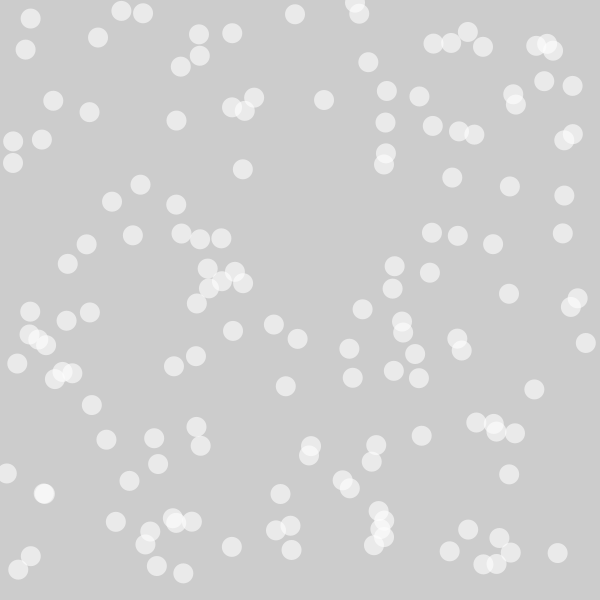
Frame 1 (no input)
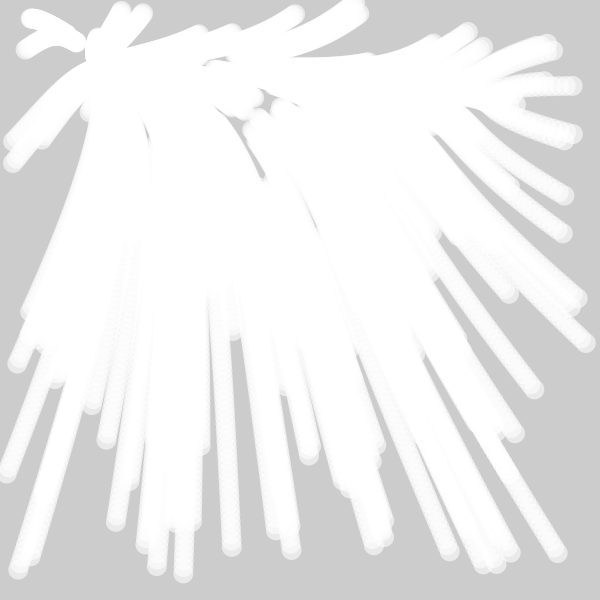
Frame 60 (the mouse pressed at the canvas centre just before this capture)
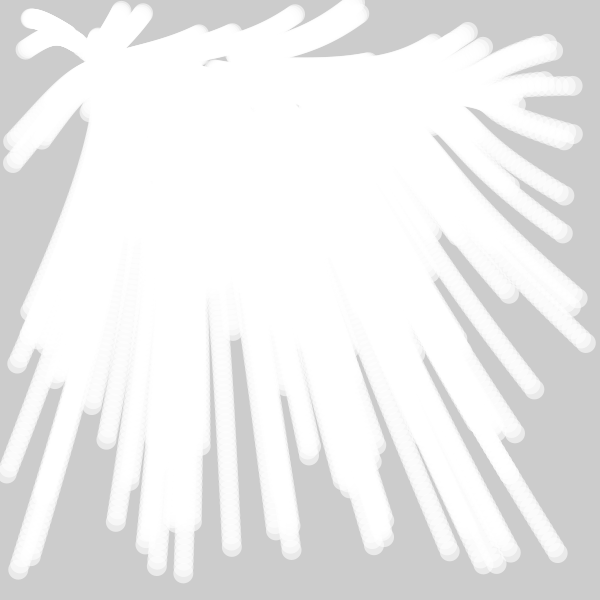
Frame 120 (the mouse held since frame 60 and released just before this capture)

The Processing sketch that drew these frames (run headless with seeded random() and noise(); from frame 60 on, the mouse is pressed at the canvas centre):

// Processing sketch: AdbkParticles
// ── AdbkParticles.pde
int numParticles = 150;
Particle[] p;


void setup() {
  size(600,600);
  
  p = new Particle[numParticles];
  
  for (int i = 0; i < numParticles; i++) {

    p[i] = new Particle(random(0, width), random(0, height), color(255, 255, 255, 150));
    
  }
  
  
  
}


void draw() {
  
  clear();
  
  
  
  for (int i = 0; i < numParticles; i++) {
    
    p[i].moveTo(mouseX, mouseY, 3.0);
    
    
    p[i].moveTo(100, 100, 1.5);
    p[i].moveTo(500, 100, 2.5);
    
    p[i].update();
    
    p[i].draw();
    
  }
  
}
// ── Particle.pde
class Particle {
  
  // Position
  float x;
  float y;
  
  // Velocity
  float dx;
  float dy;
  
  // Color
  color col;
  
  // Radius
  float radius;
  
  // Konstruktor
  Particle(float xstart, float ystart, color c) {
    x = xstart;
    y = ystart;
    col = c; 
    
    dx = 0;
    dy = 0;
    
    radius = 20;
  }
  
  
  void moveTo(float targetX, float targetY, float force) {
      
    float diffX = targetX - x;
    float diffY = targetY - y;
    
    float d = sqrt(diffX*diffX + diffY*diffY);
    
    dx += force/d * diffX;
    dy += force/d * diffY;
    
  }
  
  
  void update() {
    x = x + dx;
    y = y + dy;
    
    dx = 0;
    dy = 0;
  }
  
  void draw() {
    noStroke();
    fill(col);
    ellipse(x, y, radius, radius);  
  }
  
}
